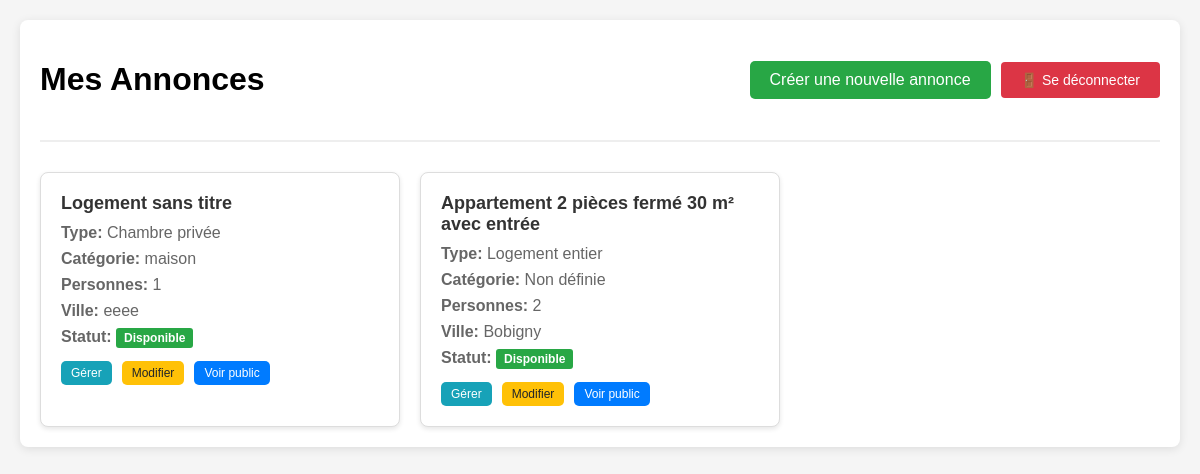
The page /annonce/dashboard/list/ (signed in) on the database as committed earlier.
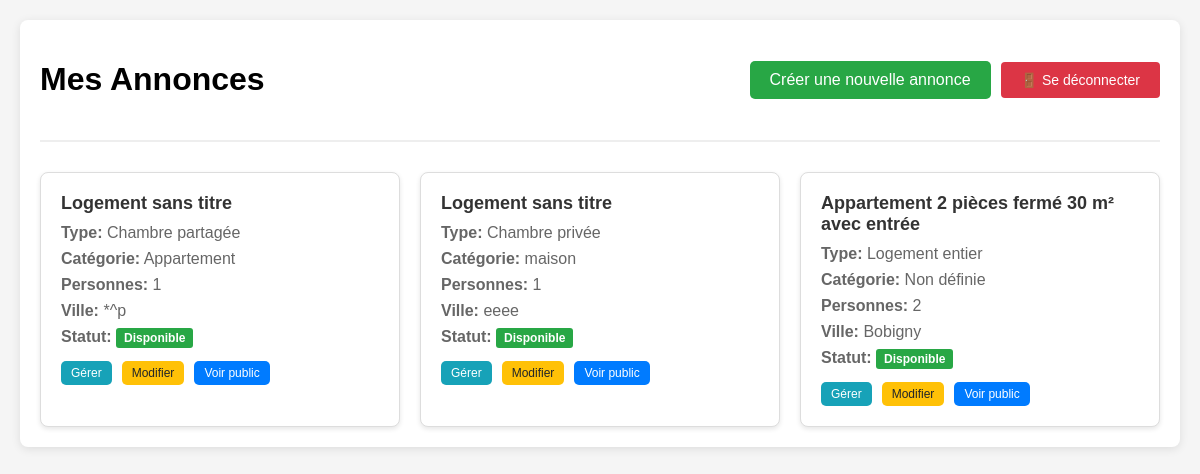
The same page on the database as committed later.
### annonce/models.py (models this page shows)
class Annonce(models.Model):
    user = models.ForeignKey(
        settings.AUTH_USER_MODEL,
        null=True,
        on_delete=models.CASCADE,
        unique=False
    )
    class TypeHebergement(models.TextChoices):
        Appartemment = 'APPT', _('Appartemment')
        Maison = 'MAIS', _('Maison')
        Studio = 'STUD', _('Studio')
        Autre = 'OTHR', _('Autre')
    hebergement_choice = models.CharField(
        max_length=4,
        choices=TypeHebergement.choices,
        default=TypeHebergement.Appartemment,
        verbose_name="Type d'hébergement"
    )
    class TypeLocation(models.TextChoices):
        logement_entier = 'ENTR', _('Logement entier')
        chambre_privee = 'PRIV', _('Chambre privée')
        chambre_partagee = 'PART', _('Chambre partagée')
    type_location_choices = models.CharField(
        max_length=4,
        choices=TypeLocation.choices,
        default=TypeLocation.logement_entier,
        verbose_name="Location partielle ou totale"
    )
    categorie_logement = models.CharField(max_length=50, blank=True)
    titre_logement = models.CharField(max_length=50, blank=True)
    description = models.TextField(blank=True)
    nombre_personne = IntegerField(
        default=1,
        validators=[
            MaxValueValidator(20),
            MinValueValidator(1)
        ],
        blank=True
    )
    pieces_couchage = IntegerField(
        default=1,
        validators=[
            MaxValueValidator(10),
            MinValueValidator(1)
        ],
        blank=True
    )
    equipements = models.ManyToManyField(Equipements, blank=True)
    services = models.ManyToManyField(Services, blank=True)
    categorie_service = models.ManyToManyField(CategorieService, blank=True)
    charges = models.ManyToManyField(Charges, blank=True)
    dureeLocationMini = models.CharField(blank=True,null=True, max_length=50)
    dureeLocationMaxi = models.CharField(blank=True,null=True, max_length=50)
    loyer_tc = models.FloatField(max_length=50, blank=True, null=True)
    charges_loyer = models.FloatField(max_length=50, blank=True, null=True)
    reservation = models.OneToOneField(
        settings.AUTH_USER_MODEL,
        null=True,
        on_delete=models.CASCADE,
        unique=False,
        related_name = 'user_reserved'
    )
    reserved = models.BooleanField(default=False)
    address = models.OneToOneField(
        AdressAnnonce,
        on_delete=models.CASCADE,
        null=True,
    )

class AdressAnnonce(models.Model):
    rue = models.CharField(blank=True, max_length=20)
    voie = models.CharField(blank=True, max_length=35)
    ville = models.CharField(blank=True, max_length=20)
    region = models.CharField(blank=True, max_length=20)
    zipCode = models.CharField(blank=True, max_length=5)
    pays = models.CharField(blank=True, max_length=20)

### annonce/views.py (the view)
# urls.py: path('dashboard/list/', views.dashboard_list, name='dashboard-list'),
@login_required
def dashboard_list(request):
    print(f"Dashboard_list appelé pour l'utilisateur: {request.user.email}")
    print(f"Utilisateur authentifié: {request.user.is_authenticated}")
    annonces = Annonce.objects.filter(user=request.user).order_by('-id')
    print(f"Nombre d'annonces trouvées: {annonces.count()}")
    for annonce in annonces:
        print(f"Annonce ID: {annonce.id}, Titre: {annonce.titre_logement}")
    context = {'annonces': annonces}
    return render(request, 'annonce/dashboard/dashboard_list.html', context)

### templates/annonce/dashboard/dashboard_list.html (shortened to what this page needs)
<!DOCTYPE html>
<html lang="fr">
<head>
</head>
<body>
    <div class="container">
        <div class="header">
            <h1>Mes Annonces</h1>
            <div style="display: flex; align-items: center; gap: 10px;">
                <a href="{% url 'logged-annonce' %}" class="btn btn-success">Créer une nouvelle annonce</a>
                <a href="{% url 'logout-annonce' %}" class="logout-btn">🚪 Se déconnecter</a>
            </div>
        </div>
        {% if annonces %}
        <div class="annonces-grid">
            {% for annonce in annonces %}
            <div class="annonce-card">
                <div class="annonce-title">
                    {{ annonce.titre_logement|default:"Logement sans titre" }}
                </div>
                <div class="annonce-info">
                    <strong>Type:</strong> {{ annonce.get_type_location_choices_display }}
                </div>
                <div class="annonce-info">
                    <strong>Catégorie:</strong> {{ annonce.categorie_logement|default:"Non définie" }}
                </div>
                <div class="annonce-info">
                    <strong>Personnes:</strong> {{ annonce.nombre_personne }}
                </div>
                {% if annonce.address %}
                <div class="annonce-info">
                    <strong>Ville:</strong> {{ annonce.address.ville|default:"Non définie" }}
                </div>
                {% endif %}
                <div class="annonce-info">
                    <strong>Statut:</strong>
                    {% if annonce.reserved %}
                        <span class="status status-reserved">Réservé</span>
                    {% else %}
                        <span class="status status-available">Disponible</span>
                    {% endif %}
                </div>
                <div class="annonce-actions">
                    <a href="{% url 'dashboard-annonce' annonce.id %}" class="btn btn-info btn-sm">Gérer</a>
                    <a href="{% url 'dashboard-description' annonce.id %}" class="btn btn-warning btn-sm">Modifier</a>
                    <a href="/annonce/detail_annonce/{{ annonce.id }}" class="btn btn-sm" target="_blank">Voir public</a>
                </div>
            </div>
            {% endfor %}
        </div>
        {% else %}
        <div class="no-annonces">
            <h3>Aucune annonce trouvée</h3>
            <p>Vous n'avez pas encore créé d'annonce.</p>
            <a href="{% url 'logged-annonce' %}" class="btn btn-success">Créer votre première annonce</a>
        </div>
        {% endif %}
    </div>
</body>
</html>

Rows that differ between the two databases and show on the page:
added Annonce: titre_logement "Logement sans titre", type_location_choices "Chambre partagée", categorie_logement "Appartement", nombre_personne "1", address.ville "*^p", reserved "Disponible"
